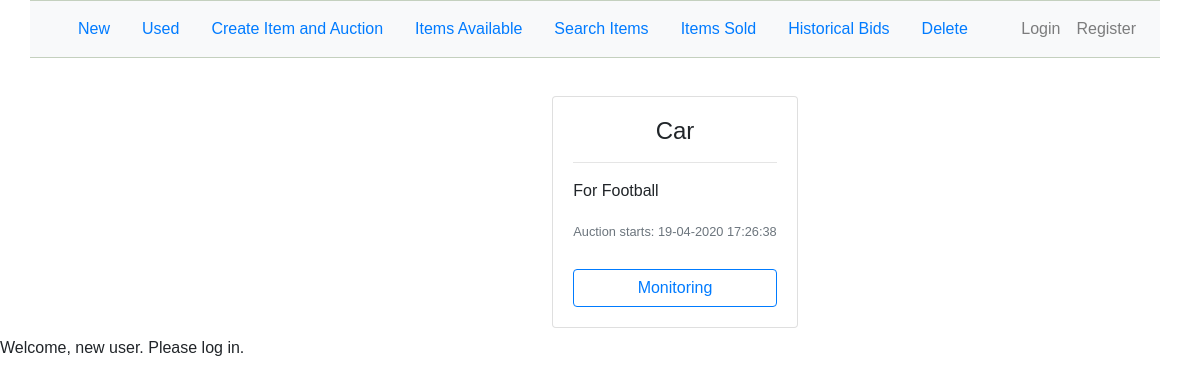
Page /auction/category/used/ on the committed database.
### auction/models.py (models this page shows)
class Auctions(models.Model):
    STATUS_AUCTIONS_CHOICES = (
            ('OFFERS', 'Offers'),
            ('COMPLETED', 'Completed'),
        )
    auction_bidding_price = models.IntegerField()
    auction_status = models.CharField(
        max_length = 20,
        choices = STATUS_AUCTIONS_CHOICES,
        )
    time_start = models.DateTimeField(default=datetime.now)
    time_left = models.DateTimeField()
    auction_winner = models.CharField(max_length=60)
    item_id = models.ForeignKey(Items, on_delete=models.CASCADE)
    item_name = models.CharField(max_length=60,default='')
    bids = models.IntegerField()

class Items(models.Model):
    STATUS_CHOICES = (
    	('NEW', 'New'),
    	('USED', 'Used'),
    )
    item_title = models.CharField(max_length=60)
    time_stamp = models.DateTimeField(auto_now_add=True, blank=True)
    status = models.CharField(
        max_length = 20,
        choices = STATUS_CHOICES,
        )
    item_description = models.CharField(max_length=60)
    auction_expiration_time = models.DateTimeField(default=datetime.now)
    item_owner = models.CharField(max_length=60)

### auction/views.py (the view)
# urls.py: path('auction/category/<str:category>/', views.filter_auctions, name='filter_auctions'),
def filter_auctions(request, category):
    f_auctions = []
    if category == "new":
        f_auctions = Auctions.objects.filter(
            time_left__gte=datetime.now(), item_id__status="NEW"
            ).order_by('time_start')
    elif category == "used":
        f_auctions = Auctions.objects.filter(
            time_left__gte=datetime.now(), item_id__status="USED"
           ).order_by('time_start')
    try:
        if request.session['username']:
            auctions = Auctions.objects.filter(time_left__gte=datetime.now()).order_by('time_start')
            user = User.objects.filter(username=request.session['username'])
            m = Monitoring.objects.all() #filter(user_id=user[0])
            monitoring = Auctions.objects.none()
            for item in m:
                a = Auctions.objects.filter(id=item.auction_id.id)
                monitoring = list(chain(monitoring, a))
            return render(request, 'index.html', {'auctions': f_auctions, 'user': user[0], 'monitoring': monitoring})
    except:
        return render(request, 'index.html', {'auctions': f_auctions})
    return index(request)

### auction/templates/index.html (shortened to what this page needs)
<!DOCTYPE html>
<html>
<head>
    <link rel="stylesheet" href="https://maxcdn.bootstrapcdn.com/bootstrap/4.0.0-beta.2/css/bootstrap.min.css">
	<link rel="stylesheet" type="text/css" href="/static/css/login.css">
    <link rel="stylesheet" type="text/css" href="/static/css/index.css">
</head>
<body>
    <nav class="navbar navbar-expand-lg navbar-light bg-light">
        <ul class="nav nav-pills">
            <li class="nav-item">
                <a class="nav-link" href="/auction/category/new/">New</a>
            </li>
            <li class="nav-item">
                <a class="nav-link" href="/auction/category/used/">Used</a>
            </li>
			<li class="nav-item">
                <a class="nav-link" href="/auction/items/">Create Item and Auction</a>
            </li>
			<li class="nav-item">
                <a class="nav-link" href="/auction/availableitems/">Items Available</a>
            </li>
			<li class="nav-item">
                <a class="nav-link" href="/auction/searchitems/">Search Items</a>
            </li>
			<li class="nav-item">
                <a class="nav-link" href="/auction/itemssold/">Items Sold</a>
            </li>
			<li class="nav-item">
                <a class="nav-link" href="/auction/historicalbids/">Historical Bids</a>
            </li>
			<li class="nav-item">
                <a class="nav-link" href="/auction/delete/">Delete</a>
            </li>
		</ul>
        <ul id="right_navbar" class="navbar-nav ml-auto">
            {% if request.session.username %}
                   {% include "home.html" %}
            {% else %}
            <li class="nav-item open-modal">
                <a id="login" href="#myModal" class="nav-link trigger-btn" data-toggle="modal">Login</a>
            </li>
            <li class="nav-item">
                <a id="signup" class="nav-link" href="/auction/registration/">Register</a>
            </li>
            {% endif %}
        </ul>
    </nav>
    <div class="d-flex justify-content-center">
        <div class="p-2">
            <div id="placeholder">
                {% block body %}
								{% include "auctions.html" %}
                {% endblock %}
            </div>
        </div>
    </div>
	{% if user.is_authenticated %}
		<p>Welcome, {{ user.get_username }}. Thanks for logging in.</p>
	{% else %}
		<p>Welcome, new user. Please log in.</p>
	{% endif %}
</body>
</html>

### auction/templates/auctions.html (shortened to what this page needs)
<!DOCTYPE html>
<html>
<head>
    <link rel="stylesheet" type="text/css" href="/static/css/bidding.css">
	<link rel="stylesheet" type="text/css" href="/static/css/auctions.css">
</head>
<body>
{% now "Y-m-d-H-i-s" as todays_date %}
<div class="container-fluid">
    <div id="myCarousel" class="carousel slide" data-interval="false">
    {% load custom_tags %}
        {% for auction in auctions %}
        {% if forloop.counter0|divisibleby:'4' %}
        <div class="carousel-inner row w-100 mx-auto">
            {% if auctions|length == 1 %} <div class="carousel-item col-md-12 active">
            {% elif auctions|length == 2 %} <div class="carousel-item col-md-6 active">
            {% elif auctions|length == 3 %} <div class="carousel-item col-md-4 active">
            {% else %} <div class="carousel-item col-md-3 active">
            {% endif %}
        {% else %}
            {% if auctions|length == 1 %} <div class="carousel-item col-md-12">
            {% elif auctions|length == 2 %} <div class="carousel-item col-md-6">
            {% elif auctions|length == 3 %} <div class="carousel-item col-md-4">
            {% else %} <div class="carousel-item col-md-3">
            {% endif %}
        {% endif %}
            <div class="card">
                <div class="card-body">
                    <div id="item_name">
                        <h4 class="card-title text-center">{{ auction.item_id.item_title }}</h4><hr>
                    </div>
                    <p class="card-text">{{ auction.item_id.item_description }}</p>
                    <p class="card-text"><small class="text-muted">
                    {% if todays_date > auction.time_start|date:'Y-m-d-H-i-s' %}
                    Auction ends in: {{ auction.time_left|time_left }}
                    {% else %}
                    Auction starts: {{ auction.time_start|date:'d-m-Y H:i:s' }}
                    {% endif %}
                    </small></p>
                    <div>
                        <button type="button" class="btn btn-outline-primary monitoring_button" onclick="location.href='/auction/monitoring/{{auction.id}}'">
                        {% if monitoring %}
                            {% if monitoring|search:auction.id%}
                            Nonmonitoring
                            {% else %}
                            Monitoring
                            {% endif %}
                        {% else %}
                            Monitoring
                        {% endif %}
                        </button>
                    </div>
                </div>
            </div>
        </div>
        {% endfor %}
        </div>
    </div>
</div>
</body>
</html>

### auction/static/css/login.css (style rules this page uses)
body { font-family: 'Arial, Helvetica', sans-serif; }

### auction/static/css/index.css (style rules this page uses)
.navbar { margin-left: 30px; margin-right: 40px; border-top: 1px solid #C4D0BE; border-bottom: 1px solid #C4D0BE; }
#placeholder { margin-left: 150px; }

### auction/static/css/auctions.css (style rules this page uses)
.row { margin-top: 30px; }
.carousel-inner .active, .carousel-inner .active + .carousel-item, .carousel-inner .active + .carousel-item + .carousel-item, .carousel-inner .active + .carousel-item + .carousel-item + .carousel-item, .carousel-inner .active + .carousel-item + .carousel-item + .carousel-item + .carousel-item, .carousel-inner .active + .carousel-item + .carousel-item + .carousel-item + .carousel-item + .carousel-item { display: block; }
.monitoring_button { width: 100%; margin-top: 10px; }

### rows in the picture
Auctions: item_id.item_title "Car", item_id.item_description "For Football", time_start "19-04-2020 17:26:38"
